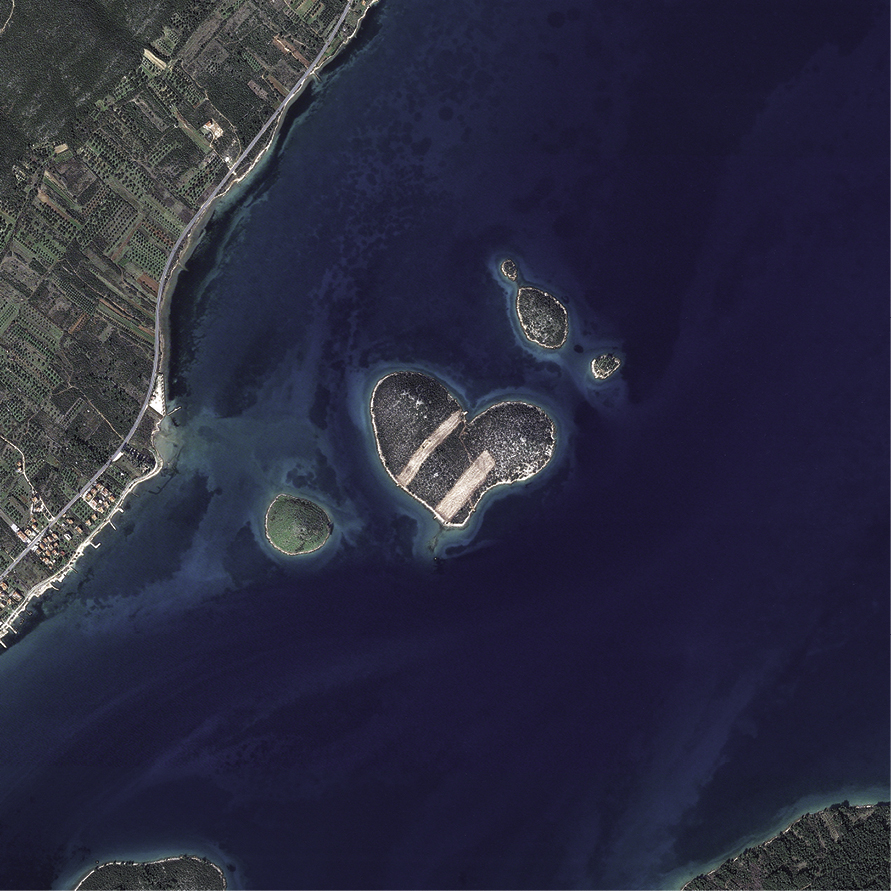
%> input picture Image_Processing/Galesnjak.jpg, 891 x 891 px
$ octave BasicScript_3.m   (GNU Octave 9; MATLAB toolbox functions it lacks are replaced by stand-ins)
%> lines starting %> are read from the running program, lines starting %| are printed output that depends on the picture
clc; clear; close all;

fileName = 'Galesnjak.jpg';

sz = size(fileName);

img = imread(fileName);
%> img is the input picture: size 891x891x3 uint8; mean R, G, B 42.5, 42.9, 63

grayImg = rgb2gray(img);
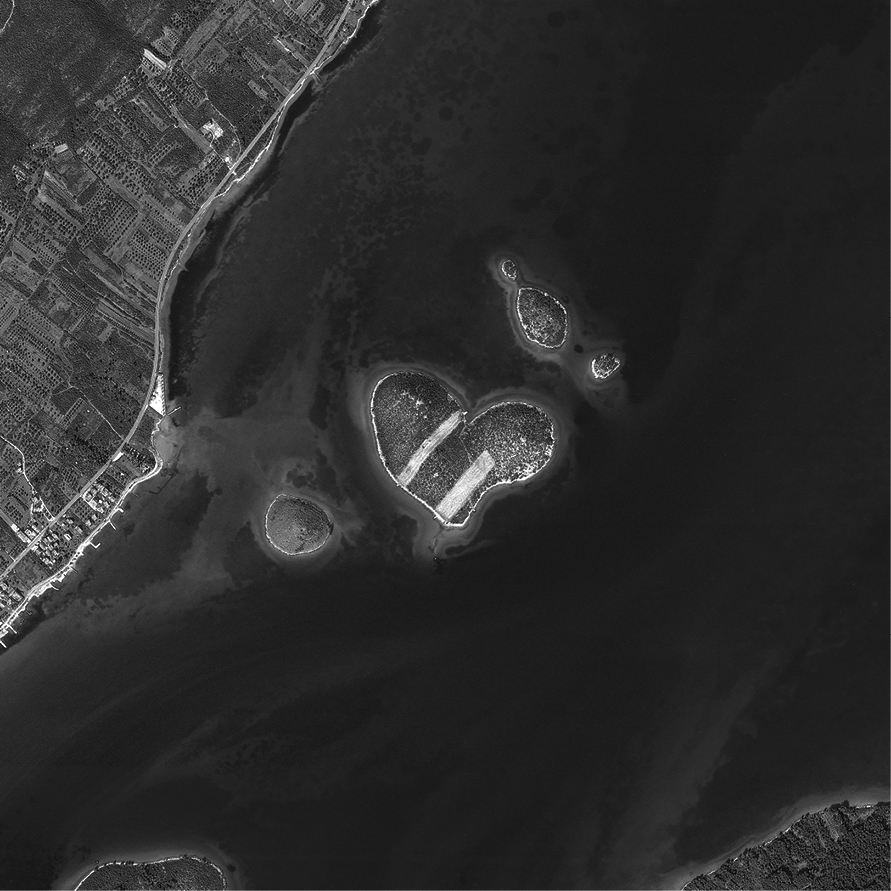
%> grayImg: size 891x891 uint8; min 0, max 255, mean 45.1

imshow(grayImg);

imwrite(grayImg, 'grayImage.png', 'png');

figure, imhist(grayImg);
%> after `imhist(grayImg)`:
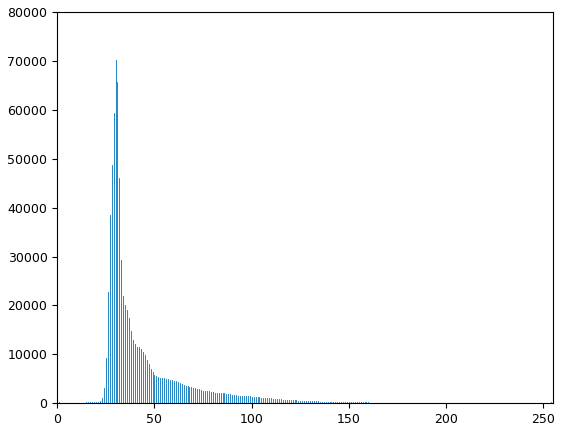
%> figure redrawn from the program's plot data; highest point at x = 30, y = 70141

image = double(img);
RedB = image(:, :, 1); RedB = uint8(RedB); figure, imagesc(RedB);
%> after `imagesc(RedB)`:
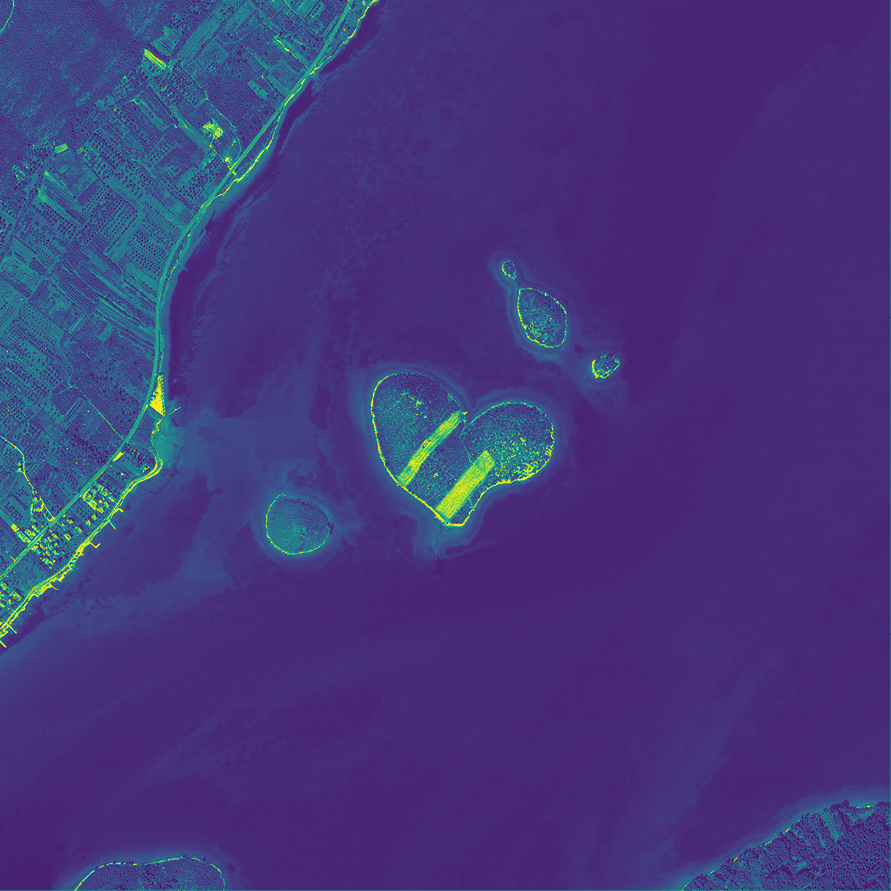
%> displayed picture: size 891x891x3, on the screen's scale of 0 to 255; mean R, G, B 68.1, 56, 125.4
GreenB = image(:, :, 2); GreenB = uint8(GreenB); figure, imagesc(GreenB);
BlueB = image(:, :, 3); BlueB = uint8(BlueB); figure, imagesc(BlueB);
%> after `BlueB = image(:, :, 3)`:
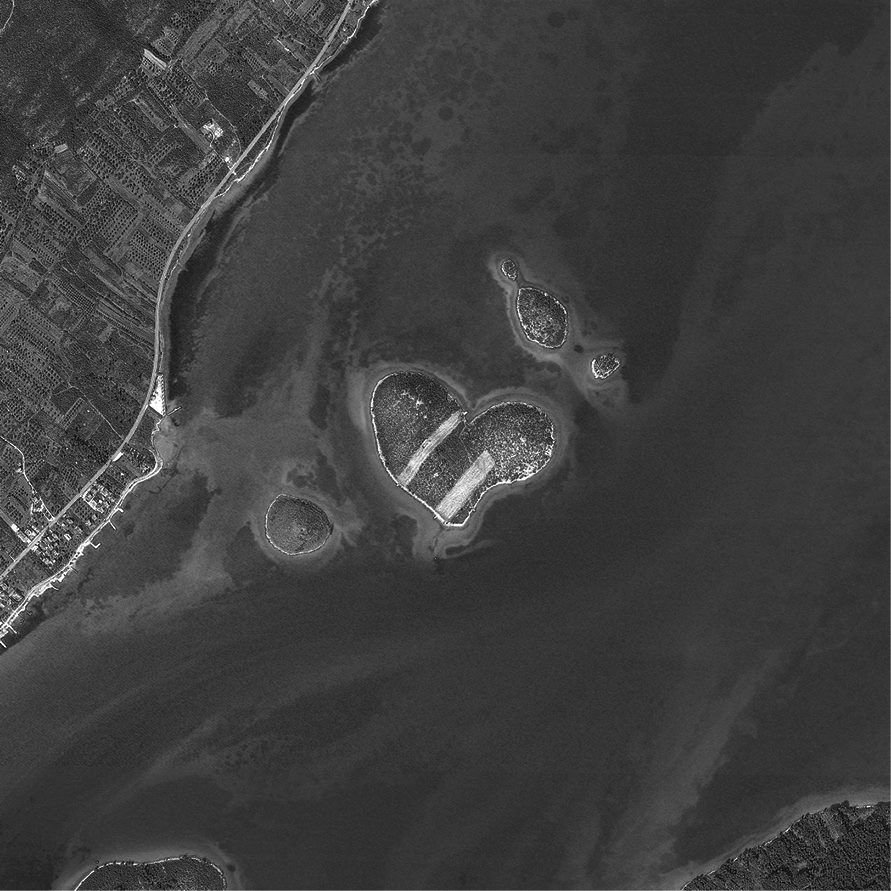
%> BlueB: size 891x891 double; min 0, max 255, mean 63
%> after `imagesc(BlueB)`:
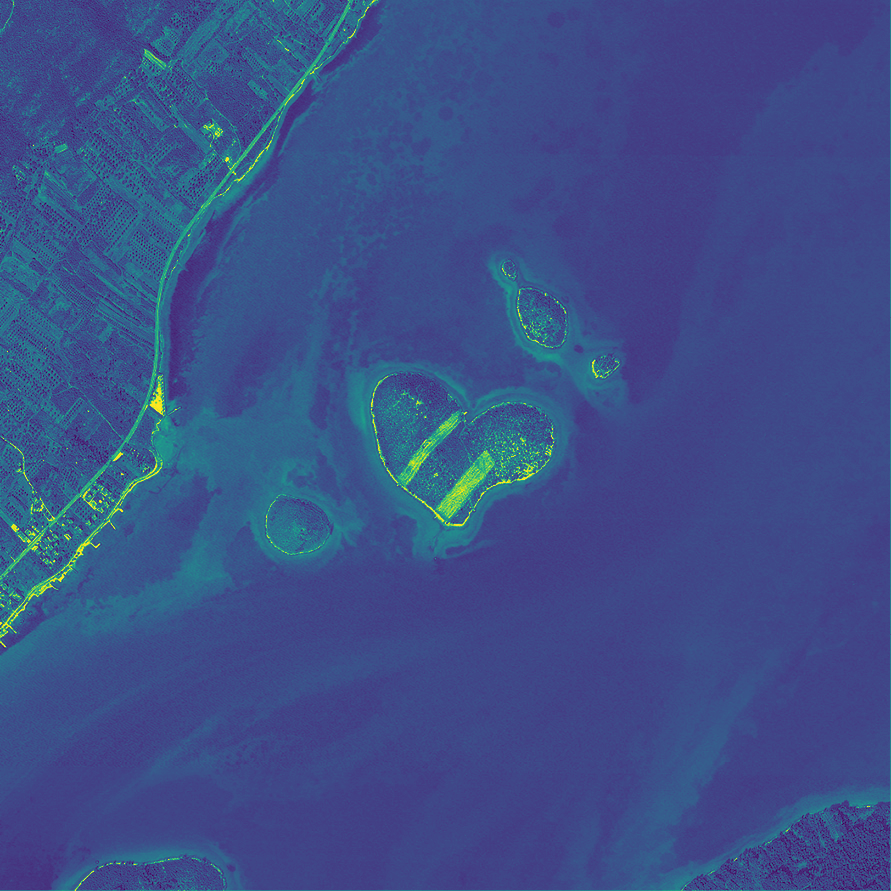
%> displayed picture: size 891x891x3, on the screen's scale of 0 to 255; mean R, G, B 60.4, 80.1, 136.6

[yRed, x] = imhist(RedB);
%> yRed = 256 values, max 79461 at index 30, min 21 at index 7, mean 3101.1; x = 256 values from 0 to 255
[yGreen, x] = imhist(GreenB);
%> yGreen = 256 values, max 60163 at index 27, min 26 at index 235, mean 3101.1
[yBlue, x] = imhist(BlueB);
%> yBlue = 256 values, max 42052 at index 56, min 18 at index 7, mean 3101.1

plot(x, yRed, 'Red', x, yGreen, 'Green', x, yBlue, 'Blue');
%> (this line was passed over: plot is not available in this run)

$ run again, with Image_Processing/SIP_2.jpg copied over Image_Processing/Galesnjak.jpg
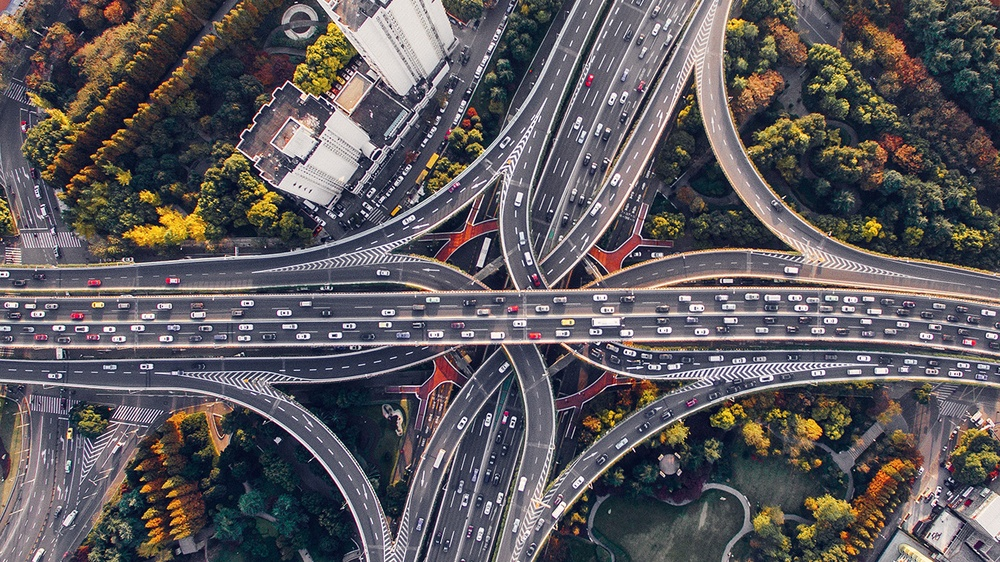
%> input picture Image_Processing/SIP_2.jpg, 1000 x 562 px, shrunk from 1366 x 768 before the run
%> img is the input picture: size 562x1000x3 uint8; mean R, G, B 93.6, 89.1, 92.7
%> `imhist(grayImg)`:
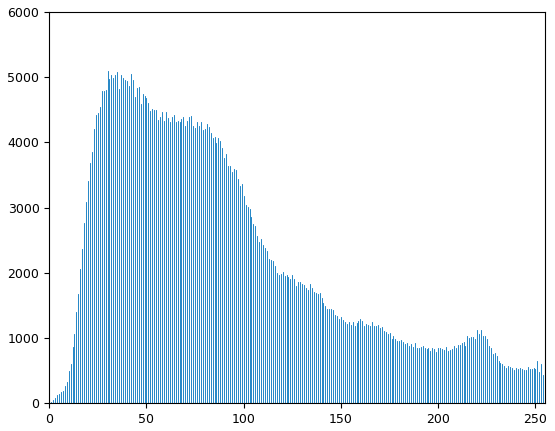
%> figure redrawn from the program's plot data; highest point at x = 30, y = 5089
%> RedB: size 562x1000 uint8
%> GreenB: size 562x1000 uint8
%> BlueB: size 562x1000 uint8
%> `imagesc(BlueB)`:
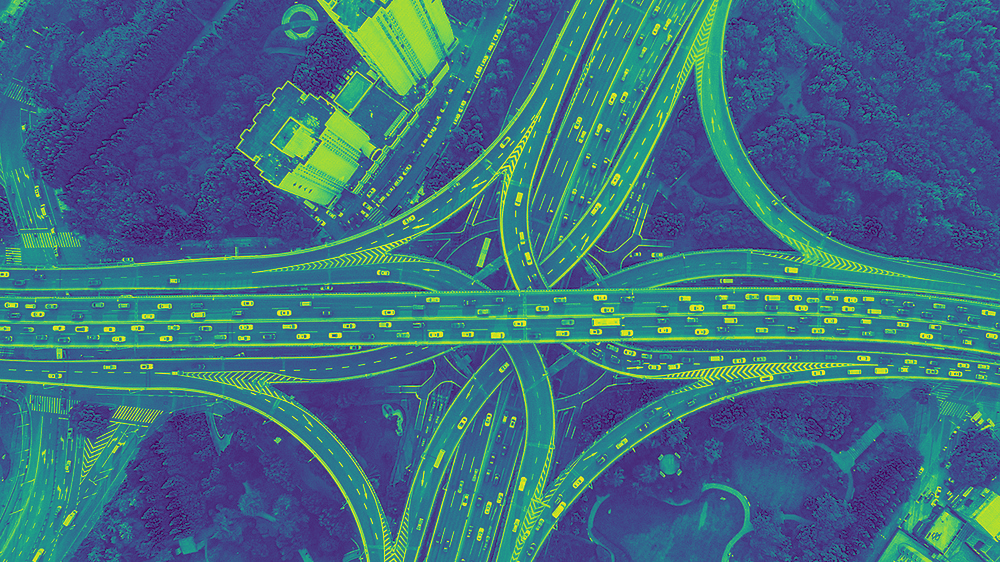
%> displayed picture: size 562x1000x3, on the screen's scale of 0 to 255; mean R, G, B 62.4, 107.8, 129.4
%> yRed = 256 values, max 5551 at index 256, min 523 at index 254, mean 2195.3; x = 256 values from 0 to 255
%> yGreen = 256 values, max 5387 at index 39, min 101 at index 2, mean 2195.3
%> yBlue = 256 values, max 6959 at index 47, min 140 at index 2, mean 2195.3
